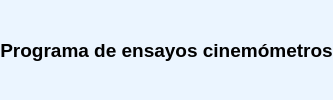
     <widget class="QWidget" name="headerContainer" native="true">
      <property name="minimumSize">
       <size>
        <width>0</width>
        <height>0</height>
       </size>
      </property>
      <property name="styleSheet">
       <string notr="true">background-color: rgb(255, 255, 255);</string>
      </property>
      <layout class="QHBoxLayout" name="horizontalLayout">
       <property name="spacing">
        <number>0</number>
       </property>
       <property name="leftMargin">
        <number>0</number>
       </property>
       <property name="topMargin">
        <number>0</number>
       </property>
       <property name="rightMargin">
        <number>0</number>
       </property>
       <property name="bottomMargin">
        <number>0</number>
       </property>
       <item>
        <widget class="QWidget" name="widgetIzq" native="true">
         <property name="sizePolicy">
          <sizepolicy hsizetype="Preferred" vsizetype="Minimum">
           <horstretch>0</horstretch>
           <verstretch>0</verstretch>
          </sizepolicy>
         </property>
         <layout class="QHBoxLayout" name="horizontalLayout_5">
          <property name="spacing">
           <number>0</number>
          </property>
          <property name="leftMargin">
           <number>0</number>
          </property>
          <property name="topMargin">
           <number>0</number>
          </property>
          <property name="rightMargin">
           <number>0</number>
          </property>
          <property name="bottomMargin">
           <number>0</number>
          </property>
          <item>
           <widget class="QLabel" name="lbl_logoCEM">
            <property name="text">
             <string>&lt;html&gt;&lt;head/&gt;&lt;body&gt;&lt;p align=&quot;center&quot;&gt;&lt;img src=&quot;:/images/logo.png&quot;/&gt;&lt;/p&gt;&lt;/body&gt;&lt;/html&gt;</string>
            </property>
           </widget>
          </item>
         </layout>
        </widget>
       </item>
       <item>
        <widget class="QWidget" name="widgetDcha" native="true">
         <property name="sizePolicy">
          <sizepolicy hsizetype="Preferred" vsizetype="Minimum">
           <horstretch>0</horstretch>
           <verstretch>0</verstretch>
          </sizepolicy>
         </property>
         <property name="styleSheet">
          <string notr="true">background-color: rgb(235, 245, 255);</string>
         </property>
         <layout class="QHBoxLayout" name="horizontalLayout_4">
          <property name="spacing">
           <number>0</number>
          </property>
          <property name="leftMargin">
           <number>0</number>
          </property>
          <property name="topMargin">
           <number>0</number>
          </property>
          <property name="rightMargin">
           <number>0</number>
          </property>
          <property name="bottomMargin">
           <number>0</number>
          </property>
          <item>
           <widget class="QLabel" name="lbl_verificacion_3">
            <property name="font">
             <font>
              <family>Segoe UI</family>
              <pointsize>14</pointsize>
              <weight>75</weight>
              <bold>true</bold>
             </font>
            </property>
            <property name="text">
             <string>Programa de ensayos cinemómetros</string>
            </property>
            <property name="alignment">
             <set>Qt::AlignCenter</set>
            </property>
           </widget>
          </item>
         </layout>
        </widget>
       </item>
      </layout>
     </widget>
